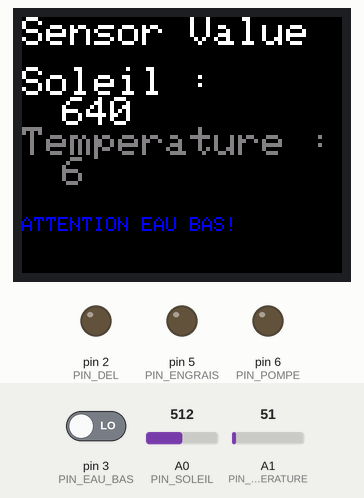
A sketch run on a simulated Arduino Mega 2560, built with avr-gcc and run on an emulated ATmega2560. On the bench: 160×128 colour display, output pins drawn as LEDs (lit = HIGH). The inputs (shaded band) are chosen by the test bench; at power-on: pin 3 (PIN_EAU_BAS) LOW, A1 (PIN_TEMPERATURE) = 51, A0 (PIN_SOLEIL) = 512. What the sketch prints to the serial monitor is not drawn.

Above: at 2.0 s.
2.1 s: pin 3 (PIN_EAU_BAS) driven HIGH
At 3.5 s:
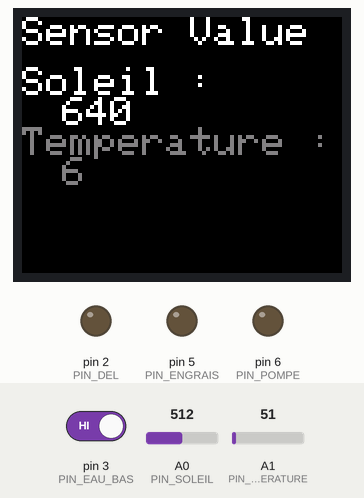
6.5 s: A1 (PIN_TEMPERATURE) set to 145
At 8.4 s:
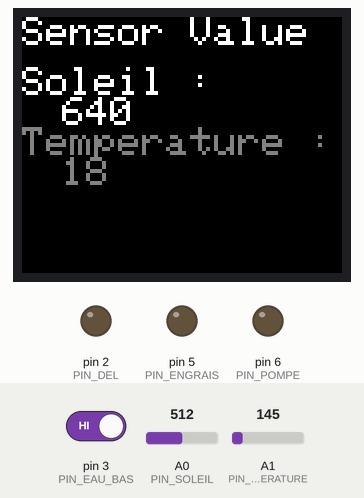
10.3 s: A1 (PIN_TEMPERATURE) set to 161
At 12.9 s:
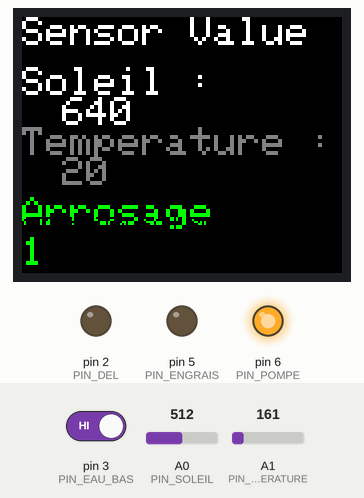
14.9 s: pin 3 (PIN_EAU_BAS) driven LOW
At 15.7 s:
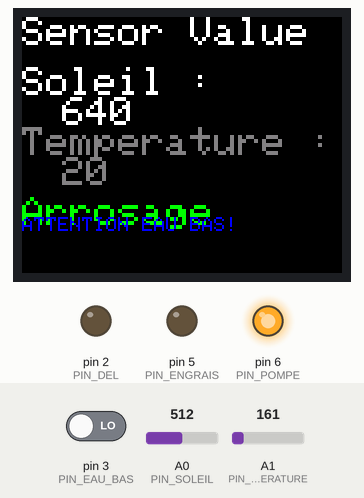
19.2 s: A0 (PIN_SOLEIL) set to 716
At 21.2 s:
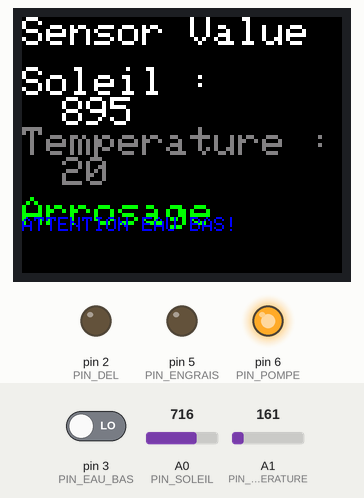
22.9 s: A0 (PIN_SOLEIL) set to 810
At 24.7 s:
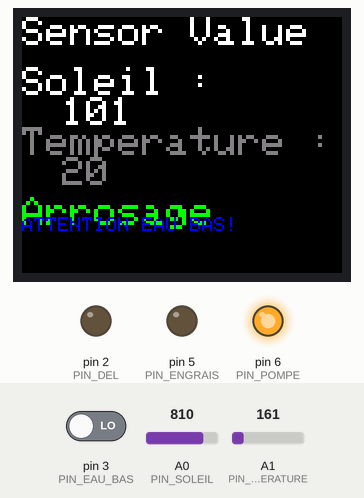
Timing chart, 0 to 26.2 s (numbered marks = the images above; inputs shaded):
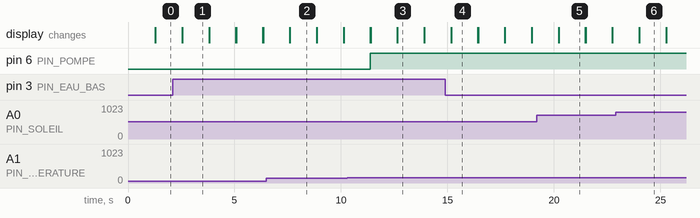

Measured:
- the behaviour switches between 151 and 152 on A1 (PIN_TEMPERATURE) (found by bisection; images 2 and 3)
- after the input at 2.1 s, the display: first differs from a run without the input after 0.45 s (image 1)
- after the input at 6.5 s, the display: first differs from a run without the input after 1.1 s (image 2)
- after the input at 10.3 s, pin 6 (PIN_POMPE): LOW → HIGH after 1.1 s; the display: first differs from a run without the input after 1.1 s (image 3 shows a later state)
- after the input at 14.9 s, the display: first differs from a run without the input after 0.28 s (image 4)
- after the input at 19.2 s, the display: first differs from a run without the input after 1.0 s (image 5)
- after the input at 22.9 s, the display: first differs from a run without the input after 1.1 s (image 6)

The sketch:

Tomato3-0.ino
```cpp
#include <TFT.h>  // Arduino LCD library
#include <SPI.h>

//Define pour les # de Pin
#define PIN_POMPE 6                        //Le numéro de la Pin où la Pompe est connecté
#define PIN_SOLEIL A0
#define PIN_ENGRAIS 5
#define PIN_TEMPERATURE A1
#define PIN_EAU_BAS 3
#define PIN_DEL 2

#define cs   10 // Arduino-Pin an Display CS
#define dc   9  // Arduino-Pin an
#define rst  8  // Arduino Reset-Pin

//Define pour les mesures des capteurs
#define TEMPERATURE_MIN 18 //TODO : 18 degré Celsius, c'est quoi en V?
#define TEMPERATURE_MAX 800
#define VAL_SOLEIL_MIN 80
#define SOLEIL_MAX 80
#define SOLEIL_MIN 20


//define pour l'arrossage
#define DUREE_ARROSAGE 30                  //La Durée d'Arrosage en secondes
#define INTERVAL_ARROSAGE 60             //L'intervalle entre chaque arrosage en minutes
#define DEBUT_ARROSAGE 0
#define TEMPS_ENGRAIS 5000            //temps de la durée ou la pompe à engrais fonctionne en milliseconde

//Define pour la conversion du temps
#define NB_MILLISECONDES 1000              //Nombre de millisecondes dans une seconde
#define NB_MINUTES 60000                   //Nombre de millisecondes dans une minutes

TFT TFTscreen = TFT(cs, dc, rst);

// char array to print to the screen
char sensorSoleil[4];
char sensorTemp[4];
char tempsArrosage[4];

boolean EtatPompe = LOW;                   //Pompe désactivé au départ
boolean EstEnTrainDArroser = false;
boolean FaitSoleil;
int CptCycleNuit = 0;
int DureeArrosage = DUREE_ARROSAGE;
int IntervalArrosage = INTERVAL_ARROSAGE;
unsigned long MillisecondesEcoulees = INTERVAL_ARROSAGE * NB_MINUTES - 2000;    //variable comptant le temps; on l'initialise pour quel soit à 2000 microsecondes du prochaine arrosage
unsigned long MillisecondesPrecedent = 0;
unsigned long TempsRestant = 0;
unsigned long msEcoules = 0;

unsigned long Duree = 50;
unsigned long Interval = 60;

unsigned long TempsPrec = 0;
unsigned long TempsCourant = 0;
unsigned long TempsPasse = 0;

//Initialisation
void setup()
{
  //Déclaration des entrées/sorties
  pinMode(PIN_POMPE, OUTPUT);
  pinMode(PIN_ENGRAIS, OUTPUT);
  pinMode(PIN_EAU_BAS, INPUT);
  pinMode(PIN_DEL, OUTPUT);

  // Put this line at the beginning of every sketch that uses the GLCD:
  TFTscreen.begin();

  // clear the screen with a black background
  TFTscreen.background(0, 0, 0);

  // write the static text to the screen
  // set the font color to white
  TFTscreen.stroke(255,255,255);
  // set the font size
  TFTscreen.setTextSize(2);
  // write the text to the top left corner of the screen
  TFTscreen.text("Sensor Value :\n ",0,0);
  // ste the font size very large for the loop
  //TFTscreen.setTextSize(3);


  Serial.begin(9600);
}

//Boucle qui sera toujours appelé après le l'initialisation
void loop()
{
  if(digitalRead(PIN_EAU_BAS))
  {
      //On calcule le temps écoulé
      TempsPrec = TempsCourant;
      TempsCourant = millis();
      TempsPasse = TempsCourant - TempsPrec;
      MillisecondesEcoulees += TempsPasse;

      if(!EstEnTrainDArroser)      //le ! signifie une négation, donc si on n'arrose pas
      {
        VerifierArrosage();
      }
      else
      {
        Arroser();
      }
      TFTscreen.setTextSize(1);
      TFTscreen.stroke(0,0,0);
      TFTscreen.text("ATTENTION EAU BAS!",0 , 100);
           TFTscreen.setTextSize(2);
  }
  else
  {
         TFTscreen.setTextSize(1);
    TFTscreen.stroke(0,0,255);
      TFTscreen.text("ATTENTION EAU BAS!",0 , 100);
           TFTscreen.setTextSize(2);
  }

  AfficherInformations();

  //On attend une seconde avant de réappelé le système
  delay(1000);

  EffacerInfos();
  //TFTscreen.background(0, 0, 0);
}

void EffacerInfos()
{
   TFTscreen.stroke(0,0,0);
   TFTscreen.text("Soleil : ", 0 , 25);
  TFTscreen.text(sensorSoleil, 20, 40);
      TFTscreen.text("Temperature : ",0,55);
      TFTscreen.text(sensorTemp, 20, 70);
      TFTscreen.text("Arrosage depuis (sec) :",0 , 120);
      TFTscreen.text(tempsArrosage,0 , 110);
}

void AfficherInformations()
{
  // Read the value of the sensor on A0

  String outputValue = String(CalculerSoleil());
  // convert the reading to a char array
  outputValue.toCharArray(sensorSoleil, 4);

  // set the font color
  TFTscreen.stroke(255,255,255);
  // print the sensor value
   TFTscreen.text("Soleil : ", 0 , 25);
  TFTscreen.text(sensorSoleil, 20, 40);

    unsigned long temp = CalculerChaleur();

    if(temp > 30)
    {
       TFTscreen.stroke(0,255,255);
    }
    else
   {
       if (temp > 20)
      {
         TFTscreen.stroke(0,0,255);
      }
       else
      {
         TFTscreen.stroke(128,128,128);
      }
   }


      String charTemp = String(temp);
      charTemp.toCharArray(sensorTemp, 4);
      TFTscreen.text("Temperature : ",0,55);
      TFTscreen.text(sensorTemp, 20, 70);

    delay(250);

}

void VerifierArrosage()
{
     //On calcule puis on affiche le temps restant au prochain arrosage
     TempsRestant = NB_MINUTES - MillisecondesEcoulees;
     Serial.println("Temps restant avant le prochain arrossage (min): " + TempsRestant / NB_MINUTES);

     //on vérifie si on est dû pour le prochain arrosage
     if(VerifierSiTempsEcoule())
     {

         if(CalculerSoleil() > SOLEIL_MIN)
         {
             if(CalculerChaleur() > TEMPERATURE_MIN)
             {
               if(CptCycleNuit >= 5)
               {
                   //Premier arrosage de la journée

                   //TODO
                   //Activer la pompe à engrais
                   digitalWrite(PIN_ENGRAIS,HIGH);
                   delay(TEMPS_ENGRAIS);
                   digitalWrite(PIN_ENGRAIS, LOW);
               }


               //On active la pompe
               ActiverPompe();
             }
            digitalWrite(PIN_DEL, LOW);
             CptCycleNuit = 0;
         }
         else
         {
            ++CptCycleNuit;
            digitalWrite(PIN_DEL, HIGH);
               MillisecondesEcoulees = 0;
         }
     }

     TFTscreen.stroke(0,0,0);
     TFTscreen.text("Arrosage ",0 , 90);
}

//Fonction qui vérifie si le temps est venu d'arroser à nouveau
boolean VerifierSiTempsEcoule()
{
  //si le temps écoulé est égal ou à dépasser l'interval d'arrosage
  return (MillisecondesEcoulees >= INTERVAL_ARROSAGE * NB_MINUTES);
}

unsigned long CalculerSoleil()
{
    unsigned long soleil = analogRead(PIN_SOLEIL);
    return map(soleil,0, SOLEIL_MAX, 0 , 100);
}

//Fonction qui vérifie si la chaleur est adéquate pour arroser
unsigned long CalculerChaleur()
{
  unsigned long temp = analogRead(PIN_TEMPERATURE);
    return     map(temp, 0, TEMPERATURE_MAX, 0 , 100);
}

void VerifierHumidite()
{
    //Capteur D'humidité!!
}

void Arroser()
{
   //Si on  arrose, on affiche qu'on arrose!
   //Serial.println("Les plantes ont soif depuis (sec) : " + (MillisecondesEcoulees / NB_MILLISECONDES));
   int seconde = MillisecondesEcoulees / NB_MILLISECONDES;
     String temps = String(seconde);
     temps.toCharArray(tempsArrosage, 6);
      TFTscreen.stroke(0,255,0);
      TFTscreen.text("Arrosage ",0 , 90);
      TFTscreen.text(tempsArrosage ,0 , 110);

   //On vérifie si on continue à arroser, donc si on a dépassé l'intervall d'arrosage
   if(MillisecondesEcoulees >= DUREE_ARROSAGE * NB_MILLISECONDES)
   {
      //si l'arrosage est complèté, on désactive la pin de la pompe
      DesactiverPompe();

      //on recalcule le temps prochain de l'intervale et la durée de l'Arrosage
   }
}

void CalculerParametresArrosage()
{
   //Calcul de la durée
   unsigned long tempCour = CalculerChaleur();
   unsigned long soleilCour = CalculerSoleil();

   if(tempCour > 30)
   {
     Interval = 30;
   }
   else
   {
     if(tempCour > 18)
     {
       Interval = 60 * ( 1 - ( (1.0f/24.0f) * (tempCour - 18)));
     }
     else
     {
      Interval = 60;
     }
   }

   if(soleilCour > 80)
   {
     Duree = 50;
   }
   else
   {
     if(soleilCour > 20)
     {
       Duree = 50 * ( 1 - (( 1.0f /100.0f) * (soleilCour - 20)));
     }
     else
     {
      Duree = 0;
     }
   }
}

void ActiverPompe()
{
   //On met l'état de la pin à HIGH et on réécrit la nouvelle valeur dans la pin
   EstEnTrainDArroser = true;
   Serial.println("Activation de la pompe ...");
   EtatPompe = HIGH;
   digitalWrite(PIN_POMPE,EtatPompe);
   MillisecondesEcoulees = 0;
   MillisecondesPrecedent = 0;
}

void DesactiverPompe()
{
   //On met l'état de la pin à LOW et on réécrit la nouvelle valeur dans la pin
   EstEnTrainDArroser = false;
   Serial.println("Désactivation de la pompe ...");
   EtatPompe = LOW;
   digitalWrite(PIN_POMPE,EtatPompe);
   MillisecondesEcoulees = 0;
   MillisecondesPrecedent = 0;
}
```
